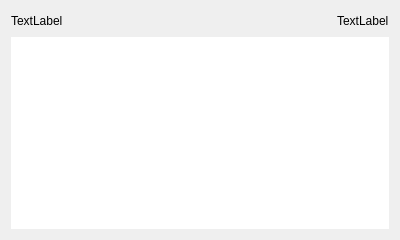
<?xml version="1.0" encoding="UTF-8"?>
<ui version="4.0">
 <class>details</class>
 <widget class="QWidget" name="details">
  <property name="geometry">
   <rect>
    <x>0</x>
    <y>0</y>
    <width>400</width>
    <height>158</height>
   </rect>
  </property>
  <property name="windowTitle">
   <string>ESPI Details</string>
  </property>
  <layout class="QVBoxLayout" name="verticalLayout">
   <item>
    <layout class="QHBoxLayout" name="horizontalLayout" stretch="1,0,0">
     <item>
      <widget class="ElidedLabel" name="company">
       <property name="text">
        <string>TextLabel</string>
       </property>
      </widget>
     </item>
     <item>
      <spacer name="horizontalSpacer">
       <property name="orientation">
        <enum>Qt::Horizontal</enum>
       </property>
       <property name="sizeHint" stdset="0">
        <size>
         <width>40</width>
         <height>20</height>
        </size>
       </property>
      </spacer>
     </item>
     <item>
      <widget class="QLabel" name="date">
       <property name="text">
        <string>TextLabel</string>
       </property>
      </widget>
     </item>
    </layout>
   </item>
   <item>
    <widget class="QTextEdit" name="title">
     <property name="sizePolicy">
      <sizepolicy hsizetype="Expanding" vsizetype="Fixed">
       <horstretch>0</horstretch>
       <verstretch>0</verstretch>
      </sizepolicy>
     </property>
     <property name="focusPolicy">
      <enum>Qt::NoFocus</enum>
     </property>
     <property name="frameShape">
      <enum>QFrame::NoFrame</enum>
     </property>
     <property name="verticalScrollBarPolicy">
      <enum>Qt::ScrollBarAlwaysOff</enum>
     </property>
     <property name="textInteractionFlags">
      <set>Qt::NoTextInteraction</set>
     </property>
    </widget>
   </item>
  </layout>
 </widget>
 <customwidgets>
  <customwidget>
   <class>ElidedLabel</class>
   <extends>QLabel</extends>
   <header>stockmonitor.gui.widget.elidedlabel</header>
  </customwidget>
 </customwidgets>
 <resources/>
 <connections/>
</ui>
